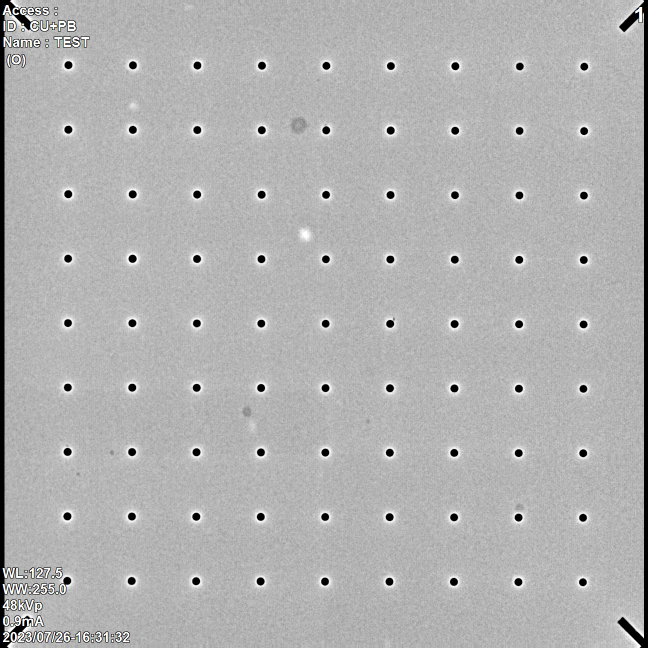
#> input picture EHmin/Phantom_only.png, 1296 x 1296 px, found by its file name (shown at 1/2 size)
$ python robus_circle_detection.py
#> lines starting #> are read from the running program, lines starting #| are printed output that depends on the picture
import cv2
import numpy as np

# GET parameter --------------------------------------------------------
fs = cv2.FileStorage("./EHmin/data.yml", cv2.FILE_STORAGE_READ)


# Read the variables from the file
g_dp = int(fs.getNode("g_dp").real())
g_minDist = int(fs.getNode("g_minDist").real())
g_param1 = int(fs.getNode("g_param1").real())
g_param2 = int(fs.getNode("g_param2").real())
g_minRadius = int(fs.getNode("g_minRadius").real())
g_maxRadius = int(fs.getNode("g_maxRadius").real())
l_dp = int(fs.getNode("l_dp").real())
l_minDist = int(fs.getNode("l_minDist").real())
l_param1 = int(fs.getNode("l_param1").real())
l_param2 = int(fs.getNode("l_param2").real())
margin = int(fs.getNode("margin").real())
# Close the file
fs.release()


# Read image--------------------------------------------------------------------------------
img_path= "./newData/7065.png"
img_path= "./EHmin/test.jpg"
img_path= "./EHmin/Phantom_only.png"


img = cv2.imread(img_path, cv2.IMREAD_GRAYSCALE) # for houghCircle
#> img: shape (1296, 1296); min 0, max 255, mean 177.8

# add mask
img[0: 150,0: 250] = 0
img[img.shape[0] - 100: img.shape[0], 0: 260] = 0
img[img.shape[0] - 175: img.shape[0], 0: 135] = 0
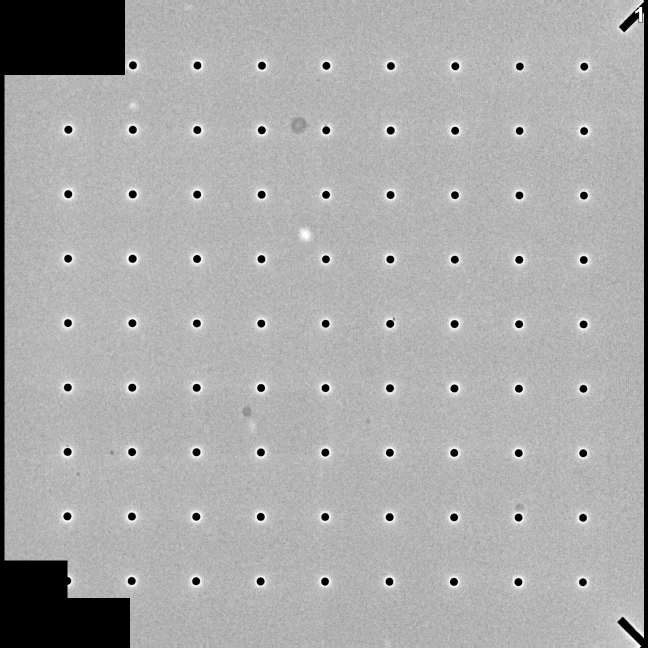
#> img: shape (1296, 1296) (shown at 1/2 size); min 0, max 255, mean 170.5
cv2.namedWindow('masked image', cv2.WINDOW_NORMAL)
cv2.imshow('masked image', img)
cv2.waitKey()

img_ori = cv2.imread(img_path, cv2.IMREAD_GRAYSCALE) # save original image, draw final circle in here
img_ori = cv2.cvtColor(img_ori, cv2.COLOR_GRAY2BGR)

img_global_circle_detection = cv2.imread(img_path, cv2.IMREAD_GRAYSCALE) # for draw global circle detection
img_global_circle_detection = cv2.cvtColor(img_global_circle_detection, cv2.COLOR_GRAY2BGR)

# [10 lines of commented-out code are left out]
circles = cv2.HoughCircles(img, cv2.HOUGH_GRADIENT, dp=g_dp, minDist=g_minDist, param1=g_param1, param2=g_param2, minRadius=g_minRadius, maxRadius=g_maxRadius)
#> circles = None
#> (the run stopped early here; a loop or call above may not have finished)
